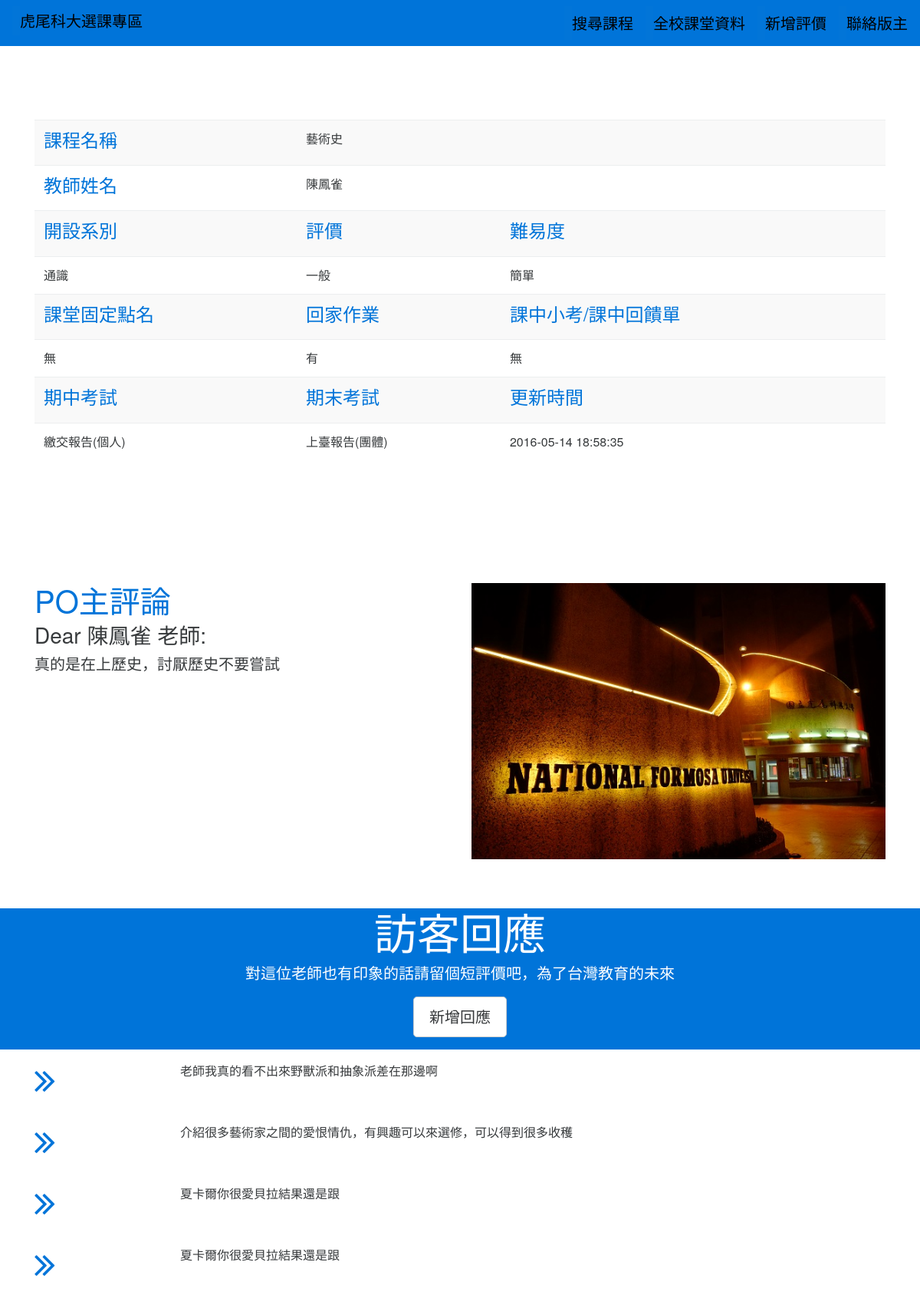
The page /detail?id=1 on the database its author committed.
### tables this page shows
CREATE TABLE `nfu` (
  `id` int(50) NOT NULL,
  `classN` varchar(10) NOT NULL,
  `teacherN` varchar(4) NOT NULL,
  `major` varchar(6) NOT NULL,
  `midexam` varchar(50) NOT NULL,
  `endexam` varchar(50) NOT NULL,
  `say` varchar(250) NOT NULL,
  `value` varchar(50) NOT NULL,
  `cost` varchar(50) NOT NULL,
  `classcall` int(50) NOT NULL,
  `homework` int(50) NOT NULL,
  `classexam` int(50) NOT NULL,
  `posttime` timestamp NOT NULL DEFAULT CURRENT_TIMESTAMP,
  `error` int(50) DEFAULT NULL
);

CREATE TABLE `nfu_recall` (
  `id` int(50) NOT NULL,
  `content` varchar(250) NOT NULL,
  `Postid` int(50) NOT NULL
);

### application/controllers/Controller_dynamicpage.php (called while the page is built, shortened)
<?php
class Controller_dynamicpage extends CI_Controller {
        public function __construct()
         {
              $this->load->model('model_sql');
         }
        public function showview_detail()
         {
              $id = $this->input->get('id');
              $data['quert'] = $this->model_sql->get_sql($list='nfu','id',$logic='=',$id,1);
              $data['recall'] = $this->model_sql->get_sql($list='nfu_recall','Postid',$logic='=',$id);
              $data['quert'] = $data['quert'][0];
              if($data['quert']['classcall']==1){$data['quert']['classcall']="有";}else{$data['quert']['classcall']="無";}
              if($data['quert']['homework']==1){$data['quert']['homework']="有";}else{$data['quert']['homework']="無";}
              if($data['quert']['classexam']==1){$data['quert']['classexam']="有";}else{$data['quert']['classexam']="無";}
              $this->load->view('templates/header');
              $this->load->view('dynamicpage/detail',$data);
              $this->load->view('templates/footer_slim');
         }
}

### index.php (called while the page is built, shortened)
<?php
require_once BASEPATH.'core/CodeIgniter.php';

### application/models/Model_sql.php (called while the page is built, shortened)
<?php
class Model_sql extends CI_Model {
     public function get_sql($list='news',$Field='id',$logic='=',$slug='1',$number='null')
     {
                  $query = $this->db->get_where($list, array($Field.$logic =>$slug),$number);
                  return $query->result_array();
     }
}

### application/views/dynamicpage/detail.php (the view)
<div id="content">
              <div class="section">
                  <div class="container">
                    <div class="m-y-3 row">
                      <div class="col-md-12 text-xs-center">
                        <div class="m-y-3 table-responsive">
                          <table class="table table-striped">
                            <tbody>
                              <tr>
                                <td><h4 class="text-primary">課程名稱</td>
                                <td><?php echo $quert['classN'];?></td>
                                <td></td>
                              </tr>
                              <tr>
                                <td><h4 class="text-primary">教師姓名</td>
                                <td><?php echo $quert['teacherN'];?></td>
                                <td></td>
                              </tr>
                              <tr>
                                <td><h4 class="text-primary">開設系別</td>
                                <td><h4 class="text-primary">評價</td>
                                <td><h4 class="text-primary">難易度</td>
                              </tr>
                              <tr>
                                <td><?php echo $quert['major'];?></td>
                                <td><?php echo $quert['value'];?></td>
                                <td><?php echo $quert['cost'];?></td>
                              </tr>
                              <tr>
                                <td><h4 class="text-primary">課堂固定點名</td>
                                <td><h4 class="text-primary">回家作業</td>
                                <td><h4 class="text-primary">課中小考/課中回饋單</td>
                              </tr>
                              <tr>
                                <td><?php echo $quert['classcall'];?></td>
                                <td><?php echo $quert['homework'];?></td>
                                <td><?php echo $quert['classexam'];?></td>
                              </tr>
                              <tr>
                                <td><h4 class="text-primary">期中考試</td>
                                <td><h4 class="text-primary">期末考試</td>
                                <td><h4 class="text-primary">更新時間</td>
                              </tr>
                              <tr>
                                <td><?php echo $quert['midexam'];?></td>
                                <td><?php echo $quert['endexam'];?></td>
                                <td><?php echo $quert['posttime'];?></td>
                              </tr>
                            </tbody>
                          </table>
                        </div>
                      </div>
                    </div>
                  </div>
          </div>
            <div class="p-y-3 section">
              <div class="container">
                <div class="row">
                  <div class="col-md-6">
                    <h1 class="text-primary">PO主評論</h1>
                    <h3>Dear <?php echo $quert['teacherN'];?> 老師:</h3>
                    <p class="lead"><?php echo $quert['say'];?></p>
                  </div>
                  <div class="col-md-6">
                    <img src="../img/home.jpg" class="img-fluid">
                  </div>
                </div>
              </div>
            </div>
          </div>
            <div class="bg-info section  text-xs-center">
              <div class="container">
                <div class="m-y-1 row">
                  <div class="col-md-12">
                    <h4 class="display-4 pi-draggable pi-item">訪客回應</h4>
                    <p class="lead pi-draggable pi-item" draggable="true">對這位老師也有印象的話請留個短評價吧，為了台灣教育的未來</p>
                    <a href="insert2recall?id=<?php echo $quert['id'];?>" class="btn btn-darkest btn-lg btn-secondary m-y-lg">新增回應</a>
                  </div>
                </div>
              </div>
            </div>
          <?php foreach ($recall as $q):?>
              <div class="section">
                  <div class="container">
                    <div class="m-y-1 row">
                      <div class="col-md-2">
                        <a><i class="fa fa-3x text-primary fa-angle-double-right"></i></a>
                      </div>
                      <div class="col-lg-7 ">
                        <p class=""><?php echo $q['content'] ?></p>
                      </div>
                    </div>
                  </div>
                </div>
          <?php endforeach ?>

### rows shown on the page
nfu: classN "藝術史", teacherN "陳鳳雀", major "通識", value "一般", cost "簡單", midexam "繳交報告(個人)", endexam "上臺報告(團體)", posttime "2016-05-14 18:58:35", say "真的是在上歷史，討厭歷史不要嘗試"
nfu_recall: content "老師我真的看不出來野獸派和抽象派差在那邊啊"
nfu_recall: content "介紹很多藝術家之間的愛恨情仇，有興趣可以來選修，可以得到很多收穫"
nfu_recall: content "夏卡爾你很愛貝拉結果還是跟"
nfu_recall: content "夏卡爾你很愛貝拉結果還是跟"

### other values the page prints
$quert['classcall'] "無"
$quert['homework'] "有"
$quert['classexam'] "無"
